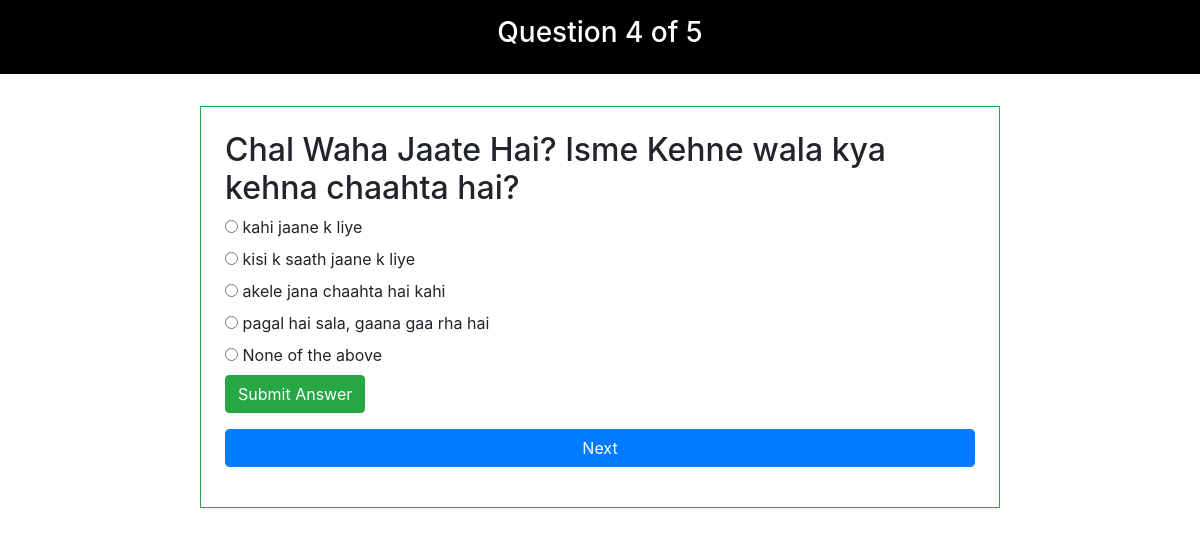
Page /quiz/?page=4 on the committed database.
### quiz/models.py (models this page shows, shortened)
class Teacher_Quiz_Questions(models.Model):
    writtenquestion = models.CharField(default='',max_length= 330, blank = True, null=True )
    imagequestion = models.ImageField(upload_to="pics", default = '', blank = True, null=True )
    option1 = models.CharField(default='A',max_length= 150)
    option2 = models.CharField(default='B',max_length= 150)
    option3 = models.CharField(default='C',max_length= 150)
    option4 = models.CharField(default='D',max_length= 150)
    answer = models.CharField(max_length=100)

### quiz/views.py (the view)
# urls.py: path('quiz/',views.index, name="quiz"),
def index(request):
    obj = Teacher_Quiz_Questions.objects.all()
    count = Teacher_Quiz_Questions.objects.all().count()
    paginator = Paginator(obj,1)
    try:
        page = int(request.GET.get('page','1'))
    except:
        page =1
    try:
        questions = paginator.page(page)
    except(EmptyPage,InvalidPage):
        questions=paginator.page(paginator.num_pages)
    return render(request,'studentQuiz.html',{'obj':obj,'questions':questions,'count':count})

### templates/studentQuiz.html (shortened to what this page needs)
<!DOCTYPE html>
<html lang="en">
<head>
  <link rel="stylesheet" href="https://stackpath.bootstrapcdn.com/bootstrap/4.5.2/css/bootstrap.min.css">
</head>
<body>
{% load static %}
<div class="jumbotron jumbotron-fluid p-3" style="Background-color:black">
  <div class="container">
    <h3 class="text-center text-white">Question {{ questions.end_index }} of  {{count}}</h3>
  </div>
</div>
<div class="col-lg-8 border border-success p-4 m-4 mx-auto">
    {% for i in questions %}
    <h2>{{i.writtenquestion}}</h2>
    <form>
        <div class="radio">
        <label><input type="radio" name="name"  id="option1" value="{{i.option1}}"> {{i.option1}} </label>
        </div>
        <div class="radio">
        <label > <input type="radio" name="name"  id="option2" value="{{i.option2}}"> {{i.option2}}</label>
        </div>
        <div class="radio">
        <label ><input type="radio" name="name" id="option3" value="{{i.option3}}"> {{i.option3}}</label>
        </div>
        <div class="radio">
        <label ><input type="radio" name="name"  id="option4" value="{{i.option4}}"> {{i.option4}} </label>
        </div>
        <div class="radio">
        <label ><input type="radio" name="name"  id="option5" value="None of the above"> None of the above </label>
        </div>
    </form>
    {% endfor %}
    <div class="form-group">
        <button class="btn  btn-success" id="save_ans">Submit Answer</button>
    </div>
    <div class="paginetor">
        <div class="form-group">
        {% if questions.has_next %}
        <a href="?page={{ questions.next_page_number }}"><button class="btn form-control btn-primary" id="submitAnswer">Next</button></a>
        {% else %}
        <a href="/result/"><button class="btn form-control btn-success" id="submitAnswer">Submit Quiz</button></a>
        {% endif %}
        </div>
    </div>
</div>
</body>
</html>

### rows in the picture
Teacher_Quiz_Questions: writtenquestion "Chal Waha Jaate Hai? Isme Kehne wala kya kehna chaahta hai?", option1 "kahi jaane k liye", option2 "kisi k saath jaane k liye", option3 "akele jana chaahta hai kahi", option4 "pagal hai sala, gaana gaa rha hai"

### other values in the picture
{{ questions.end_index }} "4"
{{ count }} "5"
